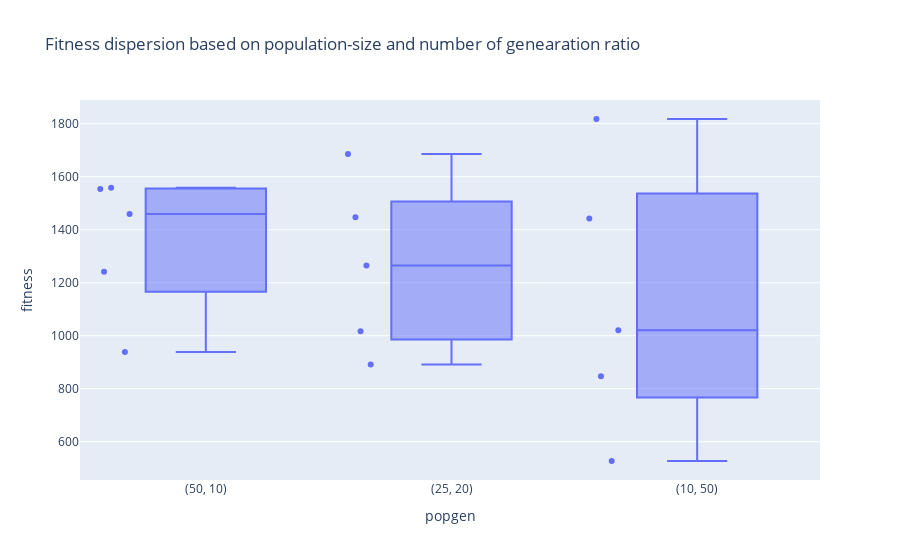

Write notebook code for a chart like this one.
### Code cell
predf = list()

for s, fits in zip(popgen, fitness_gen):
    
    predf += [(s[0], s[1], "({}, {})".format(*s), fit) for fit in fits]

df = pd.DataFrame(predf, columns=("population", "generation", "popgen", "fitness"))

fig = px.box(df, y="fitness", x="popgen", points="all", orientation='v',
             title="Fitness dispersion based on population-size and number of genearation ratio".format(label, width[0] if use_depth else depth))
fig.show()

### Figure 1 — Plotly figure (JSON) as saved in the notebook; plotly's stock layout.template omitted (floating-point values rounded to 4 significant figures)
{"data": [{"alignmentgroup": "True", "boxpoints": "all", "hovertemplate": "popgen=%{x}<br>fitness=%{y}<extra></extra>", "legendgroup": "", "marker": {"color": "#636efa"}, "name": "", "notched": false, "offsetgroup": "", "orientation": "v", "showlegend": false, "type": "box", "x": ["(50, 10)", "(50, 10)", "(50, 10)", "(50, 10)", "(50, 10)", "(25, 20)", "(25, 20)", "(25, 20)", "(25, 20)", "(25, 20)", "(10, 50)", "(10, 50)", "(10, 50)", "(10, 50)", "(10, 50)"], "x0": " ", "xaxis": "x", "y": [1459.0, 1554.0, 1559.0, 1242.0, 938.6, 1447.0, 1686.0, 891.0, 1017.0, 1265.0, 847.0, 527.2, 1818.0, 1021.0, 1442.0], "y0": " ", "yaxis": "y"}], "layout": {"boxmode": "group", "legend": {"tracegroupgap": 0}, "title": {"text": "Fitness dispersion based on population-size and number of genearation ratio"}, "xaxis": {"anchor": "y", "domain": [0, 1], "title": {"text": "popgen"}}, "yaxis": {"anchor": "x", "domain": [0, 1], "title": {"text": "fitness"}}}}
